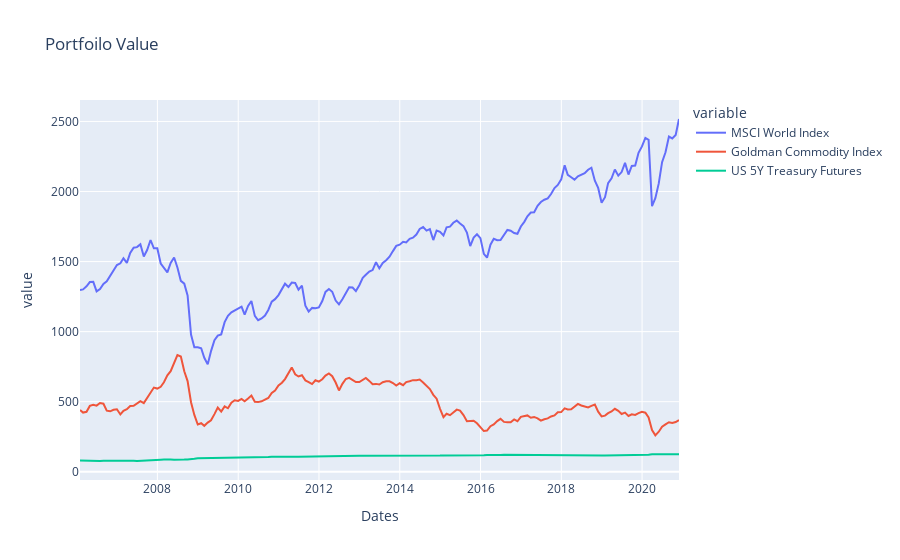
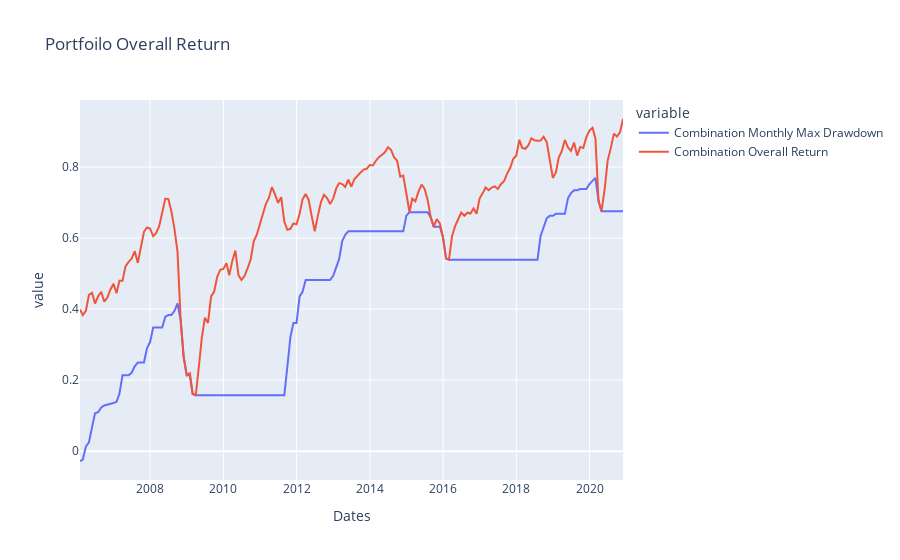
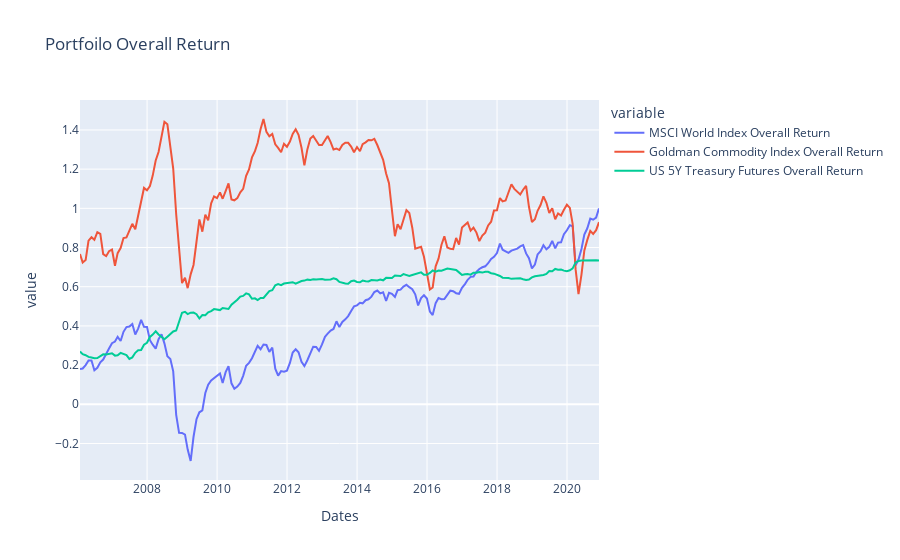
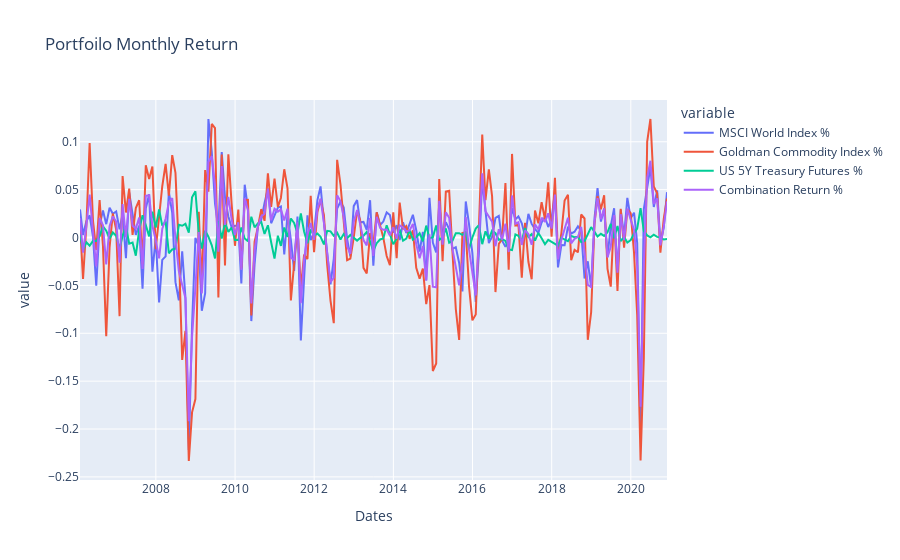

Notebook source saved alongside these figures, in order:
### Markdown cell above
# 1) Portfoilo DF

Purpose - To prevent return of more than -10%

Observation 
- When things go south, transfer more assets to US 5Y Treasury Futures (Low Risk, Medium Reward)- 
- Commodity Return is bad - Only have position when you are super confident (High Risk, Low Reward)
- World index - Go in if it is possible (Medium Risk, High Reward)

### Code cell
portfoilo_data = pd.read_excel('DATA INPUTS 2001 - 2021.xlsx')
portfoilo_data = portfoilo_data.set_index('Dates')
portfoilo_data = portfoilo_data.reindex(index=portfoilo_data.index[::-1])

portfoilo_data = portfoilo_data.resample('1m').mean()

portfoilo_data['MSCI World Index %'] = portfoilo_data['MSCI World Index'].pct_change()
portfoilo_data['Goldman Commodity Index %'] = portfoilo_data['Goldman Commodity Index'].pct_change()
portfoilo_data['US 5Y Treasury Futures %'] = portfoilo_data['US 5Y Treasury Futures'].pct_change()
portfoilo_data['Combination Return %'] = portfoilo_data['MSCI World Index %'] * 0.5 + portfoilo_data['Goldman Commodity Index %'] * 0.35 + portfoilo_data['US 5Y Treasury Futures %'] * 0.15

portfoilo_data['MSCI World Index Overall Return'] = portfoilo_data['MSCI World Index'].pct_change().cumsum()
portfoilo_data['Goldman Commodity Index Overall Return'] = portfoilo_data['Goldman Commodity Index'].pct_change().cumsum()
portfoilo_data['US 5Y Treasury Futures Overall Return'] = portfoilo_data['US 5Y Treasury Futures'].pct_change().cumsum()
portfoilo_data['Combination Overall Return'] = portfoilo_data['Combination Return %'].cumsum()

portfoilo_data['Combination Monthly Max Drawdown'] = portfoilo_data['Combination Overall Return'].rolling(30, min_periods=1).min()
portfoilo_data['Combination Monthly Max Drawdown Prediction'] = portfoilo_data['Combination Monthly Max Drawdown'].shift(1)

portfoilo_data = portfoilo_data[(portfoilo_data.index > '2006-01-01') &
                                (portfoilo_data.index < '2020-12-31')]

final_df['MSCI World Index %'] = portfoilo_data['MSCI World Index %']
final_df['Goldman Commodity Index %'] = portfoilo_data['Goldman Commodity Index %']
final_df['US 5Y Treasury Futures %'] = portfoilo_data['US 5Y Treasury Futures %']
final_df['Combination Return %'] = portfoilo_data['Combination Overall Return']
final_df['Combination Max Drawdown Monthly'] = portfoilo_data['Combination Monthly Max Drawdown'] 
final_df['Combination Max Drawdown Prediction'] = portfoilo_data['Combination Monthly Max Drawdown Prediction'] 

portfoilo_figure = px.line(portfoilo_data, x=portfoilo_data.index, y=['MSCI World Index','Goldman Commodity Index','US 5Y Treasury Futures'], title='Portfoilo Value')
portfoilo_figure.update_layout(hovermode="x")
portfoilo_figure.show()

portfoilo_figure2 = px.line(portfoilo_data, x=portfoilo_data.index, y=['Combination Monthly Max Drawdown','Combination Overall Return'], title='Portfoilo Overall Return')
portfoilo_figure2.update_layout(hovermode="x")
portfoilo_figure2.show()

portfoilo_figure3 = px.line(portfoilo_data, x=portfoilo_data.index, y=['MSCI World Index Overall Return','Goldman Commodity Index Overall Return','US 5Y Treasury Futures Overall Return'], title='Portfoilo Overall Return')
portfoilo_figure3.update_layout(hovermode="x")
portfoilo_figure3.show()

portfoilo_figure4 = px.line(portfoilo_data, x=portfoilo_data.index, y=['MSCI World Index %','Goldman Commodity Index %','US 5Y Treasury Futures %','Combination Return %'], title='Portfoilo Monthly Return')
portfoilo_figure4.update_layout(hovermode="x")
portfoilo_figure4.show()

### Figure 1 — Plotly figure (JSON) as saved in the notebook; plotly's stock layout.template omitted (floating-point values rounded to 4 significant figures; data arrays with more than 128 entries replaced by an {"elided": "..."} marker saying what was removed)
{"data": [{"hovertemplate": "variable=MSCI World Index<br>Dates=%{x}<br>value=%{y}<extra></extra>", "legendgroup": "MSCI World Index", "line": {"color": "#636efa", "dash": "solid"}, "mode": "lines", "name": "MSCI World Index", "orientation": "v", "showlegend": true, "type": "scatter", "x": {"elided": "179 str values"}, "xaxis": "x", "y": {"elided": "179 float values"}, "yaxis": "y"}, {"hovertemplate": "variable=Goldman Commodity Index<br>Dates=%{x}<br>value=%{y}<extra></extra>", "legendgroup": "Goldman Commodity Index", "line": {"color": "#EF553B", "dash": "solid"}, "mode": "lines", "name": "Goldman Commodity Index", "orientation": "v", "showlegend": true, "type": "scatter", "x": {"elided": "179 str values"}, "xaxis": "x", "y": {"elided": "179 float values"}, "yaxis": "y"}, {"hovertemplate": "variable=US 5Y Treasury Futures<br>Dates=%{x}<br>value=%{y}<extra></extra>", "legendgroup": "US 5Y Treasury Futures", "line": {"color": "#00cc96", "dash": "solid"}, "mode": "lines", "name": "US 5Y Treasury Futures", "orientation": "v", "showlegend": true, "type": "scatter", "x": {"elided": "179 str values"}, "xaxis": "x", "y": {"elided": "179 float values"}, "yaxis": "y"}], "layout": {"hovermode": "x", "legend": {"title": {"text": "variable"}, "tracegroupgap": 0}, "title": {"text": "Portfoilo Value"}, "xaxis": {"anchor": "y", "domain": [0, 1], "title": {"text": "Dates"}}, "yaxis": {"anchor": "x", "domain": [0, 1], "title": {"text": "value"}}}}

### Figure 2 — Plotly figure (JSON) as saved in the notebook; plotly's stock layout.template omitted (floating-point values rounded to 4 significant figures; data arrays with more than 128 entries replaced by an {"elided": "..."} marker saying what was removed)
{"data": [{"hovertemplate": "variable=Combination Monthly Max Drawdown<br>Dates=%{x}<br>value=%{y}<extra></extra>", "legendgroup": "Combination Monthly Max Drawdown", "line": {"color": "#636efa", "dash": "solid"}, "mode": "lines", "name": "Combination Monthly Max Drawdown", "orientation": "v", "showlegend": true, "type": "scatter", "x": {"elided": "179 str values"}, "xaxis": "x", "y": {"elided": "179 float values"}, "yaxis": "y"}, {"hovertemplate": "variable=Combination Overall Return<br>Dates=%{x}<br>value=%{y}<extra></extra>", "legendgroup": "Combination Overall Return", "line": {"color": "#EF553B", "dash": "solid"}, "mode": "lines", "name": "Combination Overall Return", "orientation": "v", "showlegend": true, "type": "scatter", "x": {"elided": "179 str values"}, "xaxis": "x", "y": {"elided": "179 float values"}, "yaxis": "y"}], "layout": {"hovermode": "x", "legend": {"title": {"text": "variable"}, "tracegroupgap": 0}, "title": {"text": "Portfoilo Overall Return"}, "xaxis": {"anchor": "y", "domain": [0, 1], "title": {"text": "Dates"}}, "yaxis": {"anchor": "x", "domain": [0, 1], "title": {"text": "value"}}}}

### Figure 3 — Plotly figure (JSON) as saved in the notebook; plotly's stock layout.template omitted (floating-point values rounded to 4 significant figures; data arrays with more than 128 entries replaced by an {"elided": "..."} marker saying what was removed)
{"data": [{"hovertemplate": "variable=MSCI World Index Overall Return<br>Dates=%{x}<br>value=%{y}<extra></extra>", "legendgroup": "MSCI World Index Overall Return", "line": {"color": "#636efa", "dash": "solid"}, "mode": "lines", "name": "MSCI World Index Overall Return", "orientation": "v", "showlegend": true, "type": "scatter", "x": {"elided": "179 str values"}, "xaxis": "x", "y": {"elided": "179 float values"}, "yaxis": "y"}, {"hovertemplate": "variable=Goldman Commodity Index Overall Return<br>Dates=%{x}<br>value=%{y}<extra></extra>", "legendgroup": "Goldman Commodity Index Overall Return", "line": {"color": "#EF553B", "dash": "solid"}, "mode": "lines", "name": "Goldman Commodity Index Overall Return", "orientation": "v", "showlegend": true, "type": "scatter", "x": {"elided": "179 str values"}, "xaxis": "x", "y": {"elided": "179 float values"}, "yaxis": "y"}, {"hovertemplate": "variable=US 5Y Treasury Futures Overall Return<br>Dates=%{x}<br>value=%{y}<extra></extra>", "legendgroup": "US 5Y Treasury Futures Overall Return", "line": {"color": "#00cc96", "dash": "solid"}, "mode": "lines", "name": "US 5Y Treasury Futures Overall Return", "orientation": "v", "showlegend": true, "type": "scatter", "x": {"elided": "179 str values"}, "xaxis": "x", "y": {"elided": "179 float values"}, "yaxis": "y"}], "layout": {"hovermode": "x", "legend": {"title": {"text": "variable"}, "tracegroupgap": 0}, "title": {"text": "Portfoilo Overall Return"}, "xaxis": {"anchor": "y", "domain": [0, 1], "title": {"text": "Dates"}}, "yaxis": {"anchor": "x", "domain": [0, 1], "title": {"text": "value"}}}}

### Figure 4 — Plotly figure (JSON) as saved in the notebook; plotly's stock layout.template omitted (floating-point values rounded to 4 significant figures; data arrays with more than 128 entries replaced by an {"elided": "..."} marker saying what was removed)
{"data": [{"hovertemplate": "variable=MSCI World Index %<br>Dates=%{x}<br>value=%{y}<extra></extra>", "legendgroup": "MSCI World Index %", "line": {"color": "#636efa", "dash": "solid"}, "mode": "lines", "name": "MSCI World Index %", "orientation": "v", "showlegend": true, "type": "scatter", "x": {"elided": "179 str values"}, "xaxis": "x", "y": {"elided": "179 float values"}, "yaxis": "y"}, {"hovertemplate": "variable=Goldman Commodity Index %<br>Dates=%{x}<br>value=%{y}<extra></extra>", "legendgroup": "Goldman Commodity Index %", "line": {"color": "#EF553B", "dash": "solid"}, "mode": "lines", "name": "Goldman Commodity Index %", "orientation": "v", "showlegend": true, "type": "scatter", "x": {"elided": "179 str values"}, "xaxis": "x", "y": {"elided": "179 float values"}, "yaxis": "y"}, {"hovertemplate": "variable=US 5Y Treasury Futures %<br>Dates=%{x}<br>value=%{y}<extra></extra>", "legendgroup": "US 5Y Treasury Futures %", "line": {"color": "#00cc96", "dash": "solid"}, "mode": "lines", "name": "US 5Y Treasury Futures %", "orientation": "v", "showlegend": true, "type": "scatter", "x": {"elided": "179 str values"}, "xaxis": "x", "y": {"elided": "179 float values"}, "yaxis": "y"}, {"hovertemplate": "variable=Combination Return %<br>Dates=%{x}<br>value=%{y}<extra></extra>", "legendgroup": "Combination Return %", "line": {"color": "#ab63fa", "dash": "solid"}, "mode": "lines", "name": "Combination Return %", "orientation": "v", "showlegend": true, "type": "scatter", "x": {"elided": "179 str values"}, "xaxis": "x", "y": {"elided": "179 float values"}, "yaxis": "y"}], "layout": {"hovermode": "x", "legend": {"title": {"text": "variable"}, "tracegroupgap": 0}, "title": {"text": "Portfoilo Monthly Return"}, "xaxis": {"anchor": "y", "domain": [0, 1], "title": {"text": "Dates"}}, "yaxis": {"anchor": "x", "domain": [0, 1], "title": {"text": "value"}}}}
